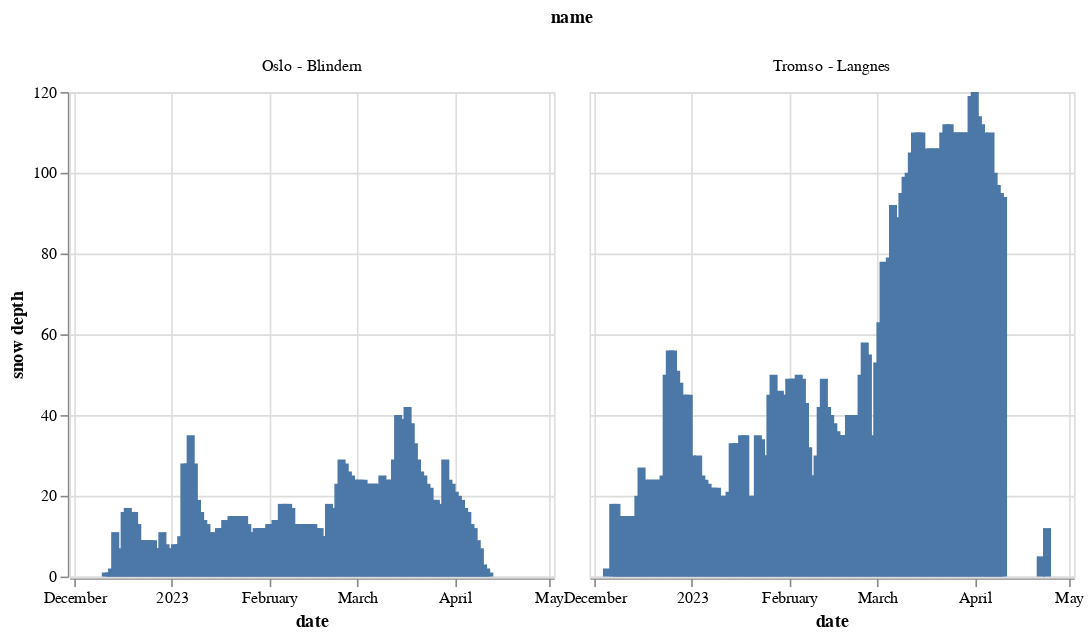

Source (notebook cell):
### Code cell
alt.Chart(data_daily).mark_bar().encode(
    x="date",
    y="snow depth",
    column="name",
)

### Figure 1 — Vega-Lite specification as saved in the notebook (floating-point values rounded to 4 significant figures; data arrays with more than 128 entries replaced by an {"elided": "..."} marker saying what was removed)
{"usermeta": {"embedOptions": {"theme": "latimes"}}, "config": {"view": {"continuousWidth": 300, "continuousHeight": 300}}, "data": {"name": "data-64e9acecffa2d4e4871622e02ca28310"}, "mark": {"type": "bar"}, "encoding": {"column": {"field": "name", "type": "nominal"}, "x": {"field": "date", "type": "temporal"}, "y": {"field": "snow depth", "type": "quantitative"}}, "$schema": "https://vega.github.io/schema/vega-lite/v5.20.1.json", "datasets": {"data-64e9acecffa2d4e4871622e02ca28310": {"elided": "300 records"}}}
